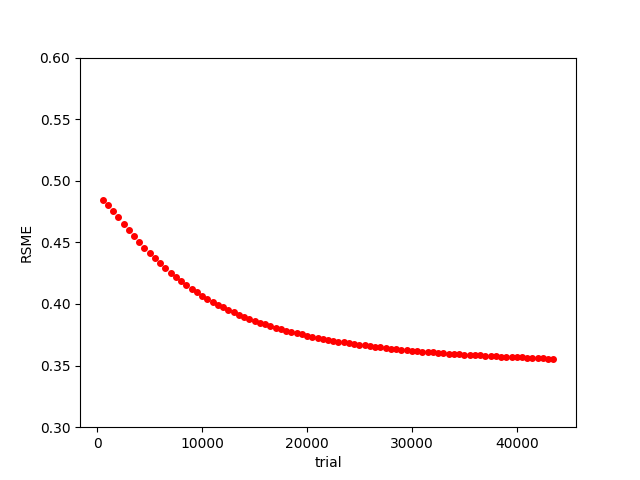

Recreate this plot in Python.
import numpy as np
import matplotlib.pyplot as plt

load_filename = "mid_rmse.npy"
fig_name = "rmse.png"
#rsmeの値の入ったファイルを開く
file = np.load(load_filename)

#rsmeを図示する。
fig = plt.figure()
plt.ylim(0.3,0.6)
plt.xlabel("trial")
plt.ylabel("RSME")
plt.plot(file[:,0],file[:,1],"ro",markersize=4)
plt.savefig(fig_name)

